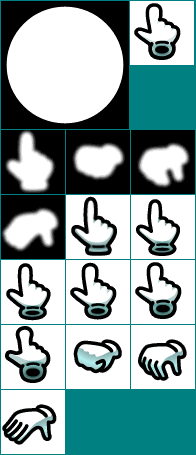
#> input picture assets/ui/cursors_src.png, 196 x 455 px, found by its file name
$ python gen_ui.py
#> lines starting #> are read from the running program, lines starting #| are printed output that depends on the picture
"""Generate the UI atlases: cursor sprites and the two bitmap faces.

Emits 32-bit BMPs (BGRA, real alpha) -- the engine's loader gained an EXT branch for those --
plus `src/ext/ui_atlas.rs` with the sprite/glyph rectangles as Rust consts, so nothing is parsed
at runtime.

Run `cargo fmt` afterwards: the Rust here is emitted compactly, line by line, and rustfmt owns
its final shape -- `cargo fmt --check` is what CI runs, and it sees this file like any other.

UV convention: the engine's BMP loader leaves GL t=0 at the image TOP (Texture.cpp:27-41 reads
rows bottom-first into img[height-1] downward). So all rects here are top-origin pixel rects and
ui.vert flips the quad's v before sampling. Keep both halves of that in step.
"""
from PIL import Image, ImageDraw, ImageFont
import json, struct, os

OUT_CURSORS = "Textures/ui_cursors.bmp"
OUT_FONT    = "Textures/ui_font.bmp"
OUT_TITLE   = "Textures/ui_title.bmp"
OUT_RS      = "src/ext/ui_atlas.rs"

def write_bmp32(path, im):
    """32-bit uncompressed BMP, BGRA, bottom-first rows, 54-byte header (data offset 54)."""
    im = im.convert("RGBA")
    w, h = im.size
    px = im.load()
    rows = []
    for y in range(h - 1, -1, -1):                # bottom-first
        row = bytearray()
        for x in range(w):
            r, g, b, a = px[x, y]
            row += bytes((b, g, r, a))
        rows.append(bytes(row))
    data = b"".join(rows)
    hdr  = struct.pack("<2sIHHI", b"BM", 54 + len(data), 0, 0, 54)
    hdr += struct.pack("<IiiHHIIiiII", 40, w, h, 1, 32, 0, len(data), 2835, 2835, 0, 0)
    open(path, "wb").write(hdr + data)

# ── Cursors ──────────────────────────────────────────────────────────────────────────────────
src = Image.open("assets/ui/cursors_src.png").convert("RGBA")
#> src is the input picture: PIL image 196x455 RGBA; mean R, G, B, A 64.4, 87.7, 87.7, 178.1
# (name, x, y, w, h) from the sheet analysis
SPRITES = {
    "DOT":    (1,   1,   128, 128),
    "OPEN":   (2,   404, 55,  41),
    "CLOSED": (138, 339, 49,  42),
}
# Key out the teal background (0,128,128) that the sheet uses in place of alpha.
def keyed(crop):
    crop = crop.copy(); p = crop.load()
    for y in range(crop.height):
        for x in range(crop.width):
            r, g, b, a = p[x, y]
            if abs(r) < 10 and abs(g - 128) < 12 and abs(b - 128) < 12:
                p[x, y] = (0, 0, 0, 0)
    return crop

atlas = Image.new("RGBA", (256, 128), (0, 0, 0, 0))
#> atlas: PIL image 256x128 RGBA; every value is 0
rects = {}
cx = 0
for name, (x, y, w, h) in SPRITES.items():
    crop = keyed(src.crop((x, y, x + w, y + h)))
    atlas.paste(crop, (cx, 0))
    rects[name] = (cx, 0, w, h)
    cx += w + 2
#> this loop made 3 passes
#> pass 1, in keyed, `crop = crop.copy()`:
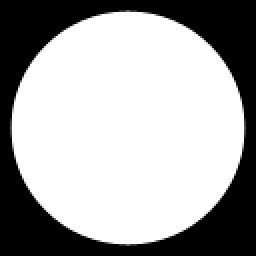
#> crop: PIL image 128x128 RGBA (shown 2 times larger); mean R, G, B, A 166.3, 166.3, 166.3, 255
#> pass 2, in keyed (call 2), `crop = crop.copy()`:
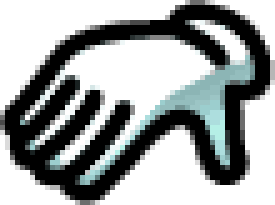
#> crop: PIL image 55x41 RGBA (shown 5 times larger); mean R, G, B, A 62, 65.9, 65.8, 158.9; transparent parts drawn white
#> pass 3, in keyed (call 3), `crop = crop.copy()`:
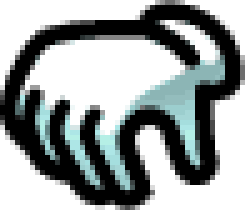
#> crop: PIL image 49x42 RGBA (shown 5 times larger); mean R, G, B, A 69.3, 75, 74.9, 171.2; transparent parts drawn white
#> after the loop:
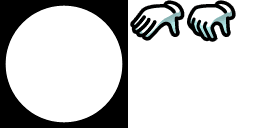
#> atlas: PIL image 256x128 RGBA; mean R, G, B, A 91.8, 92.4, 92.4, 149.2; transparent parts drawn white
#> after the loop, cx = 238; rects = {'DOT': (0, 0, 128, 128), 'OPEN': (130, 0, 55, 41), 'CLOSED': (187, 0, 49, 42)}
write_bmp32(OUT_CURSORS, atlas)
#> after the loop in write_bmp32, `for y in range(h - 1, -1, -1):`: rows = 128 items
print(f"cursors -> {OUT_CURSORS} {atlas.size}: {rects}")
#| cursors -> Textures/ui_cursors.bmp (256, 128): {'DOT': (0, 0, 128, 128), 'OPEN': (130, 0, 55, 41), 'CLOSED': (187, 0, 49, 42)}

# ── The faces ────────────────────────────────────────────────────────────────────────────────
# Two faces, two atlases, because they do two different jobs.
#
# The INTERFACE face is Playpen Sans Bold and sets everything the menus say: headings, rows,
# values, the key map, the credits, the footer hints. The TITLE face is Henny Penny and sets one
# string -- the game's name on the title screen -- which is why its atlas carries only the
# characters that string uses.
#
# Both ship under assets/fonts/ (SIL OFL, the licence sits beside each) rather than being taken
# from the system, because a baked atlas has to be reproducible: whatever font this picks is
# frozen into the BMP and into ui_atlas.rs, and a machine without it would silently regenerate
# the UI in something else. The system faces stay as a fallback for the interface face so the
# tool still runs on a checkout without the asset. The title face has none: a display face has
# no stand-in, and a wordmark set in Arial is worse than a tool that stops.
PLAYPEN = "assets/fonts/PlaypenSans[wght].ttf"
UI_CANDIDATES = [
    PLAYPEN,
    "/System/Library/Fonts/Supplemental/Arial Bold.ttf",
    "/System/Library/Fonts/Supplemental/Arial.ttf",
    "/System/Library/Fonts/Helvetica.ttc",
]
HENNY = "assets/fonts/HennyPenny-Regular.ttf"

# The game's name. It lives here, and is written into ui_atlas.rs, so that the string and the
# glyphs baked for it cannot drift apart: the title atlas holds exactly these characters, and a
# name edited in the Rust instead of here would be a name with no glyphs to draw it.
TITLE_TEXT = "Hide 'N Dream"

# Baked sizes. This is the resolution the glyphs actually have; `Ui::draw_text` scales the atlas
# rects to whatever size a screen asks for, and scaling UP is what makes text look rasterised.
#
# The largest thing the interface face draws is a screen heading at 0.11 of the drawable height
# -- 158 px on a 1440p panel, 238 px on a 4K one. Playpen Sans sets its caps at 0.81 of its
# nominal size, so 176 px carries that heading at better than 1:1 up to 1440p and keeps the
# whole of printable ASCII inside one 2048x1024 atlas; 192 px would have spilled into a second
# row band and doubled the file for nothing. The title is drawn far larger -- POSTER_TITLE_SIZE
# is 0.13 of the height -- so its face is baked at 224, which costs almost nothing because
# eleven glyphs fit a 1024x512 atlas whatever the size.
UI_SIZE = 176
TITLE_SIZE = 224
UI_ATLAS_W = 2048
TITLE_ATLAS_W = 1024
PAD = 2


def rust_char(ch):
    """`ch` as a Rust char literal. Every character here is printable ASCII, so the only two
    that need an escape are the quote and the backslash."""
    return {"'": r"'\''", "\\": r"'\\'"}.get(ch, f"'{ch}'")


def bake(font, chars, atlas_w):
    """Rasterise `chars` white-on-transparent into a row-packed atlas.

    Returns `(image, {ch: (x, y, w, h, bx, by, adv)})`. Rects are top-origin; `by` is measured
    down from the top of the line box, because PIL's default "la" anchor draws from the
    ascender line and that is the y `Ui::draw_text` is handed. The atlas is filled with white
    at zero alpha so that filtering toward an empty texel fades a glyph out rather than
    darkening its edge.
    """
    tmp = Image.new("L", (256, 256))
    d = ImageDraw.Draw(tmp)
    glyphs, x, y, row_h = {}, PAD, PAD, 0
    for ch in chars:
        l, t, r, b = d.textbbox((0, 0), ch, font=font)
        w, h = max(1, r - l), max(1, b - t)
        adv = int(round(d.textlength(ch, font=font)))
        if x + w + PAD > atlas_w:
            x = PAD; y += row_h + PAD; row_h = 0
        glyphs[ch] = (x, y, w, h, l, t, adv)
        x += w + PAD; row_h = max(row_h, h)
    atlas_h = 1
    while atlas_h < y + row_h + PAD:
        atlas_h *= 2
    im = Image.new("RGBA", (atlas_w, atlas_h), (255, 255, 255, 0))
    dd = ImageDraw.Draw(im)
    for ch, (gx, gy, _, _, l, t, _) in glyphs.items():
        dd.text((gx - l, gy - t), ch, font=font, fill=(255, 255, 255, 255))
    return im, glyphs


#> (the run stopped early here; a loop or call above may not have finished)
